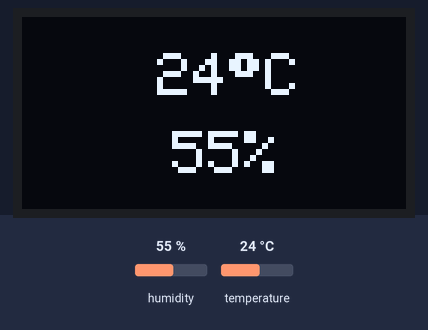
Bench run of a sketch on a simulated ESP8266 (NodeMCU). Parts: 128×64 one-colour display. The test bench sets the inputs (shaded band); at power-on: humidity 55 %, temperature 24 °C.

Above: at 3.9 s.
4.0 s: humidity set to 22 %
At 7.1 s:
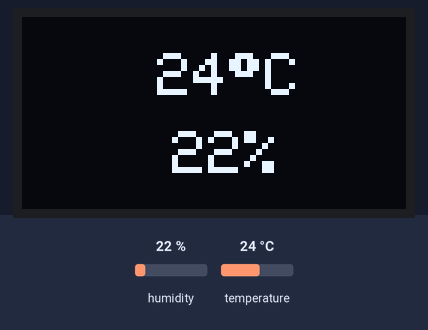
8.0 s: temperature set to 12 °C
At 10.0 s:
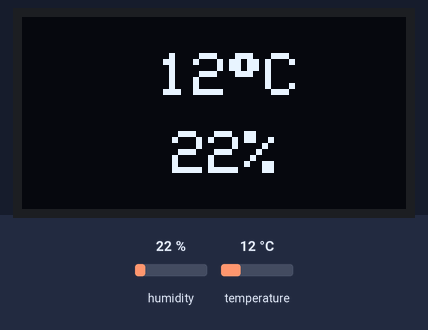
12.0 s: humidity set to 40 %
At 12.9 s:
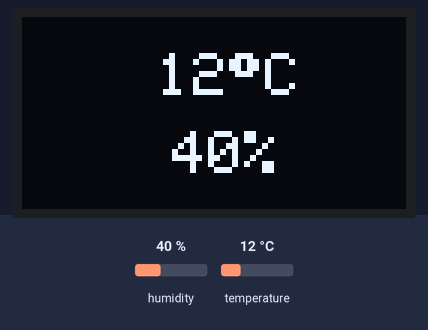
16.0 s: temperature set to 19 °C
At 19.8 s:
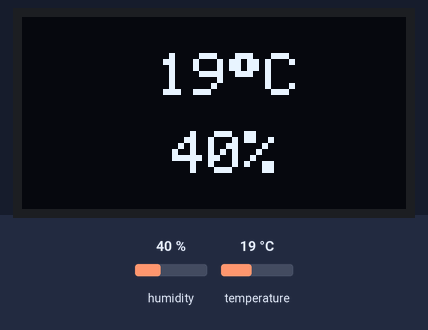
Timing chart, 0 to 21.0 s (numbered marks = the images above; inputs shaded):
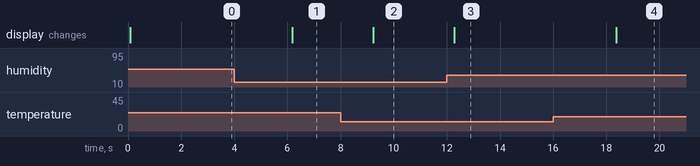

The sketch:

dht11-oled-display.ino
```cpp
// *** File   : /esp8266-arduino/dht11-oled-display/
//              dht11-oled-display.ino
// *** Author : Erwin Ouyang
// *** Date   : 17 Agt 2018

#include <Wire.h>
#include <Adafruit_SSD1306.h>
#include <Adafruit_GFX.h>
#include "DHT.h"

// *** Check library setting ***
#if (SSD1306_LCDHEIGHT != 64)    // 128 x 64 pixel display
#error("Height incorrect, please fix Adafruit_SSD1306.h!");
#endif

// OLED I2C address
#define OLED_ADDR 0x3C

// OLED object declaration
Adafruit_SSD1306 oled;
// DHT object declaration
DHT dht(D4, DHT11);

void setup()
{
    // *** Initialize and clear display ***
    oled.begin(SSD1306_SWITCHCAPVCC, OLED_ADDR);
    oled.clearDisplay();

    // Initialize DHT11
    dht.begin();
}

void loop()
{
    // *** Read temperature and humidity ***
    float celcius = dht.readTemperature();
    float humidity = dht.readHumidity();

    // *** Display temperature and humidity on OLED ***
    oled.clearDisplay();
    oled.setTextSize(2);
    oled.setTextColor(WHITE);
    oled.setCursor(45, 12);
    oled.printf("%.0f%cC", celcius, (char)247);
    oled.setCursor(50, 38);
    oled.printf("%.0f%%", humidity);
    oled.display();

    delay(3000);
}
```

Measured:
- after the input at 4.0 s, the display: changes after 2.2 s (image 1)
- after the input at 8.0 s, the display: changes after 1.2 s (image 2)
- after the input at 12.0 s, the display: changes after 0.27 s (image 3)
- after the input at 16.0 s, the display: changes after 2.4 s (image 4)
